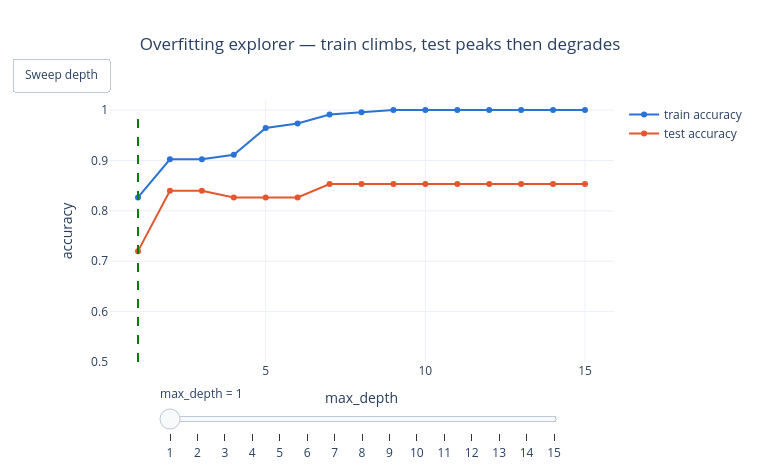

The notebook cell this image was saved under:
### Markdown cell above
**What to notice:** shallow depths give clean, smooth boxes; as you drag toward the deepest settings, small **islands** appear around individual points — the model memorising noise. The ideal depth is the smoothest boundary that still follows both crescents.

#### 2. Overfitting explorer — the train/test gap
This is the tree's version of a "hyperparameter that diverges": drag `max_depth` and watch **train accuracy** march to 1.0 while **test accuracy** peaks and then **degrades** — the widening gap *is* overfitting.

### Code cell
# Interactive overfitting explorer: train vs test accuracy with a moving depth marker
import plotly.graph_objects as go

d_axis = list(range(1, 16))
tr_acc = [accuracy(y_train, DecisionTree(max_depth=d).fit(X_train, y_train).predict(X_train)) for d in d_axis]
te_acc = [accuracy(y_test, DecisionTree(max_depth=d).fit(X_train, y_train).predict(X_test)) for d in d_axis]

base = [go.Scatter(x=d_axis, y=tr_acc, mode="lines+markers", name="train accuracy",
                   line=dict(color="#2a72d4")),
        go.Scatter(x=d_axis, y=te_acc, mode="lines+markers", name="test accuracy",
                   line=dict(color="#e4572e"))]

frames = [go.Frame(data=base + [go.Scatter(x=[d, d], y=[0, 1], mode="lines",
                                           line=dict(color="green", dash="dash"), showlegend=False)],
                   name=str(d)) for d in d_axis]

fig_o = go.Figure(data=base + [go.Scatter(x=[d_axis[0], d_axis[0]], y=[0, 1], mode="lines",
                                          line=dict(color="green", dash="dash"), showlegend=False)],
                  frames=frames)
fig_o.update_layout(
    title=dict(text="Overfitting explorer — train climbs, test peaks then degrades", x=0.5, xanchor="center"),
    xaxis_title="max_depth", yaxis_title="accuracy",
    template="plotly_white", width=760, height=470, yaxis=dict(range=[0.5, 1.02]),
    updatemenus=[dict(type="buttons", x=0.0, y=1.16, showactive=False,
        buttons=[dict(label="Sweep depth", method="animate",
                      args=[None, dict(frame=dict(duration=500, redraw=True), fromcurrent=True)])])],
    sliders=[dict(active=0, currentvalue=dict(prefix="max_depth = "), x=0.1, len=0.8,
        steps=[dict(method="animate", label=str(d),
                    args=[[str(d)], dict(mode="immediate", frame=dict(duration=0, redraw=True))])
               for d in d_axis])],
)
fig_o.show()

### Figure 1 — Plotly figure (JSON) as saved in the notebook; plotly's stock layout.template omitted (floating-point values rounded to 4 significant figures)
{"data": [{"line": {"color": "#2a72d4"}, "mode": "lines+markers", "name": "train accuracy", "type": "scatter", "x": [1, 2, 3, 4, 5, 6, 7, 8, 9, 10, 11, 12, 13, 14, 15], "y": [0.8267, 0.9022, 0.9022, 0.9111, 0.9644, 0.9733, 0.9911, 0.9956, 1.0, 1.0, 1.0, 1.0, 1.0, 1.0, 1.0]}, {"line": {"color": "#e4572e"}, "mode": "lines+markers", "name": "test accuracy", "type": "scatter", "x": [1, 2, 3, 4, 5, 6, 7, 8, 9, 10, 11, 12, 13, 14, 15], "y": [0.72, 0.84, 0.84, 0.8267, 0.8267, 0.8267, 0.8533, 0.8533, 0.8533, 0.8533, 0.8533, 0.8533, 0.8533, 0.8533, 0.8533]}, {"line": {"color": "green", "dash": "dash"}, "mode": "lines", "showlegend": false, "type": "scatter", "x": [1, 1], "y": [0, 1]}], "layout": {"height": 470, "sliders": [{"active": 0, "currentvalue": {"prefix": "max_depth = "}, "len": 0.8, "steps": [{"args": [["1"], {"frame": {"duration": 0, "redraw": true}, "mode": "immediate"}], "label": "1", "method": "animate"}, {"args": [["2"], {"frame": {"duration": 0, "redraw": true}, "mode": "immediate"}], "label": "2", "method": "animate"}, {"args": [["3"], {"frame": {"duration": 0, "redraw": true}, "mode": "immediate"}], "label": "3", "method": "animate"}, {"args": [["4"], {"frame": {"duration": 0, "redraw": true}, "mode": "immediate"}], "label": "4", "method": "animate"}, {"args": [["5"], {"frame": {"duration": 0, "redraw": true}, "mode": "immediate"}], "label": "5", "method": "animate"}, {"args": [["6"], {"frame": {"duration": 0, "redraw": true}, "mode": "immediate"}], "label": "6", "method": "animate"}, {"args": [["7"], {"frame": {"duration": 0, "redraw": true}, "mode": "immediate"}], "label": "7", "method": "animate"}, {"args": [["8"], {"frame": {"duration": 0, "redraw": true}, "mode": "immediate"}], "label": "8", "method": "animate"}, {"args": [["9"], {"frame": {"duration": 0, "redraw": true}, "mode": "immediate"}], "label": "9", "method": "animate"}, {"args": [["10"], {"frame": {"duration": 0, "redraw": true}, "mode": "immediate"}], "label": "10", "method": "animate"}, {"args": [["11"], {"frame": {"duration": 0, "redraw": true}, "mode": "immediate"}], "label": "11", "method": "animate"}, {"args": [["12"], {"frame": {"duration": 0, "redraw": true}, "mode": "immediate"}], "label": "12", "method": "animate"}, {"args": [["13"], {"frame": {"duration": 0, "redraw": true}, "mode": "immediate"}], "label": "13", "method": "animate"}, {"args": [["14"], {"frame": {"duration": 0, "redraw": true}, "mode": "immediate"}], "label": "14", "method": "animate"}, {"args": [["15"], {"frame": {"duration": 0, "redraw": true}, "mode": "immediate"}], "label": "15", "method": "animate"}], "x": 0.1}], "title": {"text": "Overfitting explorer — train climbs, test peaks then degrades", "x": 0.5, "xanchor": "center"}, "updatemenus": [{"buttons": [{"args": [null, {"frame": {"duration": 500, "redraw": true}, "fromcurrent": true}], "label": "Sweep depth", "method": "animate"}], "showactive": false, "type": "buttons", "x": 0.0, "y": 1.16}], "width": 760, "xaxis": {"title": {"text": "max_depth"}}, "yaxis": {"range": [0.5, 1.02], "title": {"text": "accuracy"}}}}
